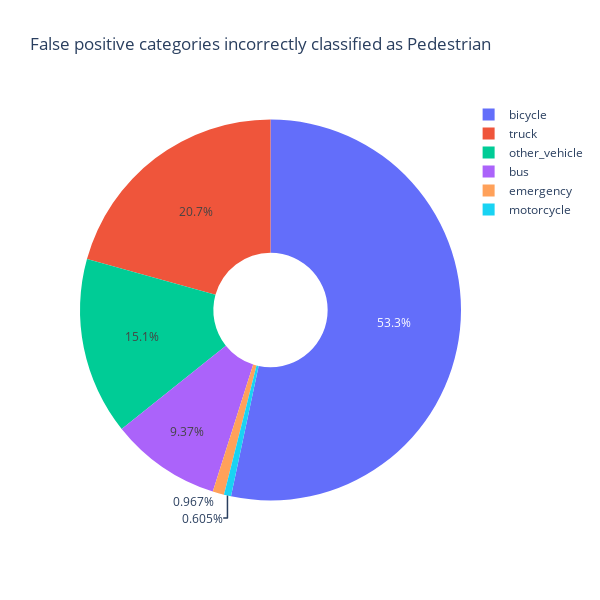

Write notebook code for a chart like this one.
### Markdown cell above
#### Visualize our model's incorrect predictions by object category.

### Code cell
# Create the pie chart
fig_false_positives = px.pie(test_false_pos_classes, names='Category', values='Count', 
             title="False positive categories incorrectly classified as Pedestrian",
             hole=0.3)  # Optional: creates a donut-like pie chart

# Adjust the aspect ratio to make the plot more square
fig_false_positives.update_layout(width=600, height=600)

### Figure 1 — Plotly figure (JSON) as saved in the notebook; plotly's stock layout.template omitted (floating-point values rounded to 4 significant figures)
{"data": [{"domain": {"x": [0, 1], "y": [0, 1]}, "hole": 0.3, "hovertemplate": "Category=%{label}<br>Count=%{value}<extra></extra>", "labels": ["bicycle", "truck", "other_vehicle", "bus", "emergency", "motorcycle"], "legendgroup": "", "name": "", "showlegend": true, "type": "pie", "values": [882, 342, 249, 155, 16, 10]}], "layout": {"height": 600, "legend": {"tracegroupgap": 0}, "title": {"text": "False positive categories incorrectly classified as Pedestrian"}, "width": 600}}
